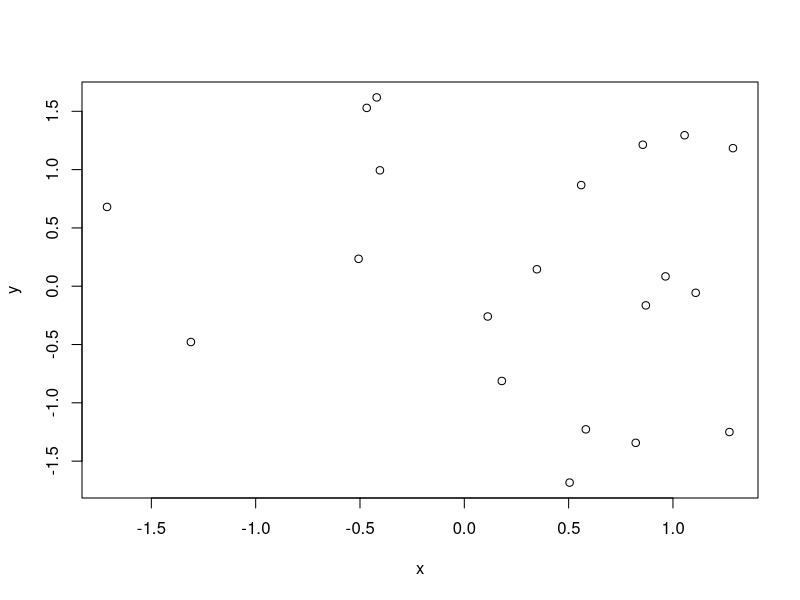

Reproduce this figure in R.
## ---- chunk 1
sum(1:10)
10*(11)/2
## ---- chunk 2

x <- rnorm(20)
y <- rnorm(20)

plot(x, y )

